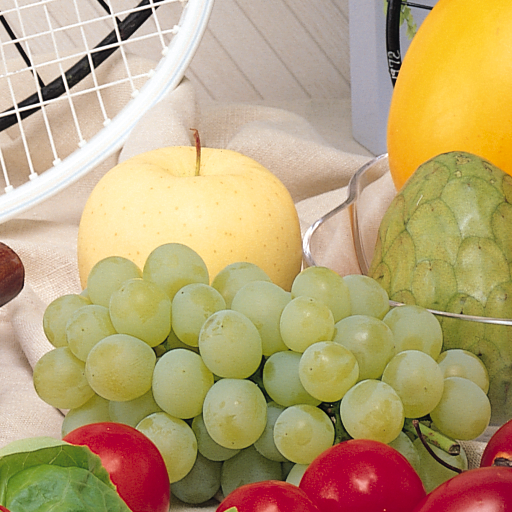
#> input picture imgs/fruits.png, 512 x 512 px
$ jupyter execute 'chapter 2 Image Processing Fundamentals.ipynb'
#> lines starting #> are read from the running program, lines starting #| are printed output that depends on the picture
__contents:__

1. [Geometric transformations](#Geometric_transformations)
   * 1.1.[Image translation](#Image_translation)
   * 1.2.[Rotation](#Rotation)
   * 1.3.[Scaling](#Scaling)
   * 1.4.[Flipping](#Flipping)
   * 1.5.[Shearing](#Shearing)
   * 1.6.[Cropping](#Cropping)
2. [Arithmetic Operations](#Arithmetic_Operations)
   * 2.1.[Addition](#Addition)
     - 2.1.1.[weighted addition](#weighted_addition)
   * 2.2.[Subtraction](#Subtraction)
   * 2.3.[Multiplication and division](#Multi_division)
   * 2.4.[Bitwise operations](#Bitwise_operations)
     - 2.4.1.[AND](#AND)
     - 2.4.2.[OR](#OR)
     - 2.4.3.[XOR](#XOR)
     - 2.4.4.[NOT](#NOT)
   * 2.5.[Channels and color spaces](#ChannelsColorCpaces)
     - 2.5.1.[Red Green Blue (RGB) color space](#RGB)
     - 2.5.2.[Blue Green Red (BGR) color space](#BGR)
     - 2.5.3.[Hue Saturation Value (HSV) color space](#HSV)
     - 2.5.4.[Hue Saturation Lightness (HSL) color space](#HSL)
     - 2.5.5.[LAB color space](#LAB)
     - 2.5.6.[YCbCr color space](#YCbCr)
     - 2.5.7.[Grayscale](#Grayscale)

# <h2 style="color: blue;"> 1.Geometric transformations <a id='Geometric_transformations'></a></h2>

<font color='#808080'>
In technical terms, image processing involves transforming the coordinates of image points from one coordinate system to another. Using various transformation functions, it is possible to map pixel coordinates in the original image to new coordinates in the transformed image, resulting in different types of transformations.

As we move forward with this chapter, we will explore various image transformation techniques, including rotation, scaling, and more, beginning with image translation.

## <h2 style="color: blue;"> 1.1.Image translation <a id='Image_translation'></a></h2>

<font color='#808080'>

Image translation is the process of shifting an image in horizontal and vertical directions. Using image translation we can move our image on the x and y axis by a specified amount.

To perform image translation, a translation matrix is applied to the image that maps the original coordinates to the new, shifted coordinates. Image translations can be performed by applying affine transformations to an input image.
We use the ```cv2.warpAffine``` function in OpenCV to apply affine transformations:
```python
cv2.warpAffine(src, M, dsize, dst, flags=INTER_LINEAR,borderMode=BORDER_CONSTANT, borderValue=0)
```
__Parameters:__

* ```src:``` The source image on which transformations will be applied.
* ```M:``` The transformation matrix.
* ```dsize:``` Size of the output image.
* ```dst:``` dst is an optional output image that stores the result of transformation. The dst image must be of the same size and type as the input image src. If the dst image is not provided, the OpenCV function will create an output image of the same size and type as the input image and return it as the output.
* ```Flags:``` It is an optional parameter that specifies the interpolation method to be used.
* ```borderMode:``` This specifies how to handle the pixels that fall outside the image boundaries. It is a with default value as ```cv2.BORDER_CONSTANT```.
* ```borderValue:``` This is used only with ```cv2.BORDER_CONSTANT``` mode and specifies the constant value used to pad the image. It is an with default value as 0.

[cell 1]
import cv2
import numpy as np
img = cv2.imread('imgs/fruits.png')
#> img is the input picture: shape (512, 512, 3); mean B, G, R 118.3, 163.3, 185.5
# Define the translation matrix
tx = 50 # x-direction
ty = 100 # y-direction
M = np.float32([[1, 0, tx], [0, 1, ty]])
# Apply the translation to the image
rows, cols, _ = img.shape
translated_img = cv2.warpAffine(img, M, (cols, rows))
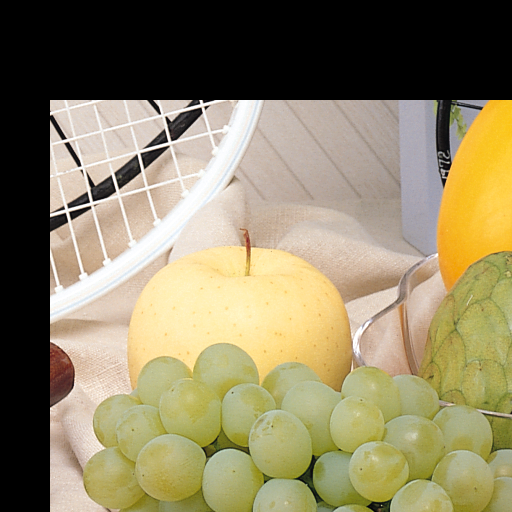
#> translated_img: shape (512, 512, 3); mean B, G, R 100, 132.1, 142.1
cv2.imshow('Original Image', img)
cv2.imshow('Translated Image', translated_img)
cv2.waitKey(0)
cv2.destroyAllWindows()

## <h2 style="color: blue;"> 1.2. Rotation <a id='Rotation'></a></h2>

<font color='#808080'>

Image rotation is the process of rotating an image by an angle around its center point.There are two ways to perform image rotation:

1. ```cv2.rotate```function for image rotation. this function is that it can __only__ rotate the image by ```90 degrees in a clockwise or anticlockwise direction```. It does __not__ allow us to choose an arbitrary angle to rotate the image.
```python
cv2.rotate(src, rotateCode, dst)
```
__Parameters:__

* ```src:``` The source image on which transformations will be applied.
* ```rotateCode:``` This parameter specifies the direction and angle in which the image should be rotated. The possible values for rotateCode are:
- ```cv2.ROTATE_90_CLOCKWISE:``` Rotates the image 90 degrees in clockwise direction.
- ```cv2.ROTATE_90_COUNTERCLOCKWISE:``` Rotates the image 90 degrees in counter clockwise direction.
- ```cv2.ROTATE_180:``` Rotates the image by 180 degrees.
* ```dst:``` dst is an optional output image that stores the result of transformation.

2. using the ```cv2.warpAffine``` function: We use another function, ```cv2.getRotationMatrix2D```, to generate the rotation matrix used with the cv2.warpAffine function.
```python
cv2.getRotationMatrix2D(center = None, angle, scale = 1)
```
__Parameters:__

* ```center:``` The center point(x,y) of the image rotation. The default value for is None. If a point is not specified, the function will use the center point of the image.
* ```angle:``` The angle of rotation in degrees. Positive values indicate counter-clockwise direction, while negative values correspond to clockwise rotation.
* ```scale:``` The scale parameters is used to scale the size of the image by a factor. The default value for in 1, which means the output image is the same as the size of the input image.

[cell 2]
rot_img_90cw = cv2.rotate(img, cv2.ROTATE_90_CLOCKWISE) # Rotate clockwise by 90 degrees
rot_img_90ccw = cv2.rotate(img, cv2.ROTATE_90_COUNTERCLOCKWISE) # Rotate counterclockwise by 90 degrees
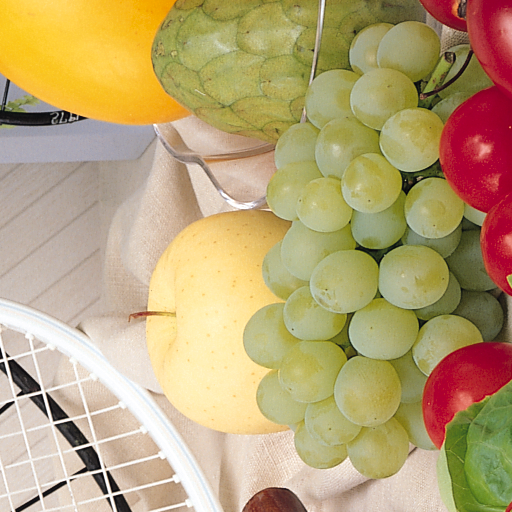
#> rot_img_90ccw: shape (512, 512, 3); mean B, G, R 118.3, 163.3, 185.5
rot_img_180 = cv2.rotate(img, cv2.ROTATE_180) # Rotate by 180 degrees
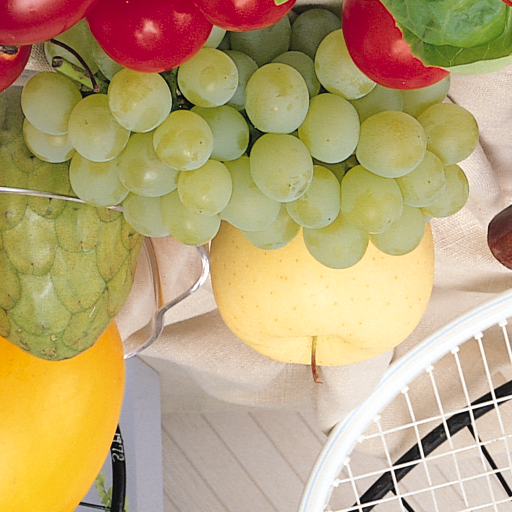
#> rot_img_180: shape (512, 512, 3); mean B, G, R 118.3, 163.3, 185.5
cv2.imshow('Original', img)
cv2.imshow('Rotated 90 CW', rot_img_90cw)
cv2.imshow('Rotated 90 CCW', rot_img_90ccw)
cv2.imshow('Rotated 180', rot_img_180)
cv2.waitKey(0)
cv2.destroyAllWindows()

[cell 3]
rows, cols = img.shape[:2]
# Get rotation matrices.
M1 = cv2.getRotationMatrix2D((100,100), 30, 1)
M2 = cv2.getRotationMatrix2D((cols/2,rows/2), 45, 2)
M3 = cv2.getRotationMatrix2D((cols/2,rows/2), -90, 1)
# Perform rotation
rotated1 = cv2.warpAffine(img, M1, (cols, rows))
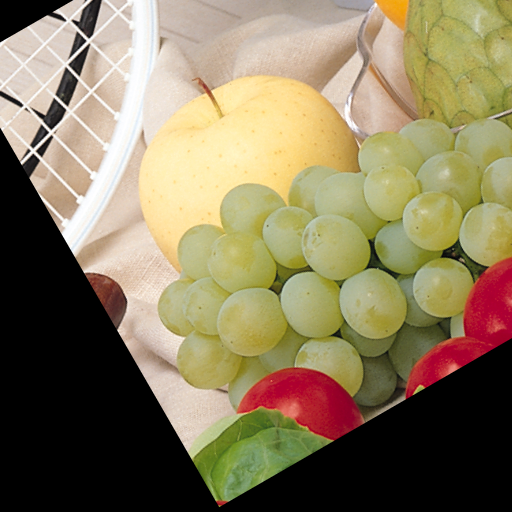
#> rotated1: shape (512, 512, 3); mean B, G, R 93.1, 123.7, 136.6
rotated2 = cv2.warpAffine(img, M2, (cols, rows))
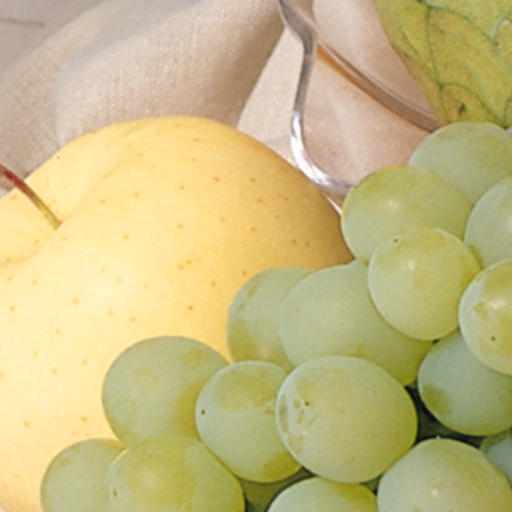
#> rotated2: shape (512, 512, 3); mean B, G, R 130.9, 185.8, 198.9
rotated3 = cv2.warpAffine(img, M3, (cols, rows))
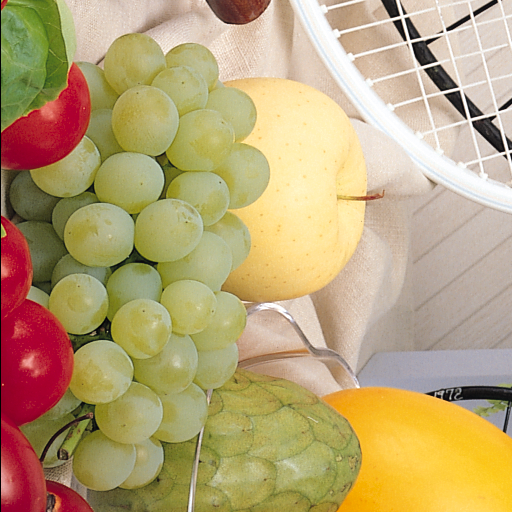
#> rotated3: shape (512, 512, 3); mean B, G, R 118, 163, 185.1
cv2.imshow('Original Image', img)
cv2.imshow('Rotated Image 1', rotated1)
cv2.imshow('Rotated Image 2', rotated2)
cv2.imshow('Rotated Image 3', rotated3)
cv2.waitKey(0)
cv2.destroyAllWindows()

<font color='#808080'>
We have used the scaling factor of 2 for our image. Earlier, we discussed the importance of specifying the output image size in the warpAffine function. In this instance, we set the output picture size to match the size of the input image. To obtain our scaled image, we must replace these numbers with new ones.

## <h2 style="color: blue;"> 1.3.Scaling <a id='Scaling'></a></h2>

<font color='#808080'>

Image scaling is a common task in image processing that allows us to resize images according to our requirements. When resizing an image, it is important to maintain the aspect ratio of the image to avoid producing a distorted image.

We use the ```cv2.resize()``` function to resize images using OpenCV:
```python
cv2.resize(src, dst, dsize, fx = 0, fy = 0, interpolation = cv2.INTER_LINEAR)
```
__Parameters:__

* ```src:``` The source image on which transformations will be applied.
* ```dst:``` dst is an optional output image that stores the result of transformation.
* ```dsize:``` The size of the output image after resizing.
* ```fx:``` The scaling factor along the horizontal axis.
* ```fy:``` The scaling factor along the vertical axis.
If dsize __is not specified__, it will automatically be calculated using the scaling factors fx and fy.
```python
dsize = (int(src.shape[1] * fx), int(src.shape[0] * fy)).
```
* ```interpolation:``` Interpolation refers to the technique used to estimate the new pixel values after applying geometric transformations. Following values can be used for this parameter:
  - ```cv2.INTER_NEAREST:``` nearest neighbor interpolation.
  - ```cv2.INTER_LINEAR:``` bilinear interpolation.
  - ```cv2.INTER_CUBIC:``` bicubic interpolation over 4×4 pixel neighborhood.
  - ```cv2.INTER_AREA:``` resampling using pixel area relation. It is the recommended interpolation method when shrinking an image.
  - ```cv2.INTER_LANCZOS4:``` Lanczos interpolation over 8x8 pixel neighborhood.

[cell 4]
resized_img = cv2.resize(img, (0,0), fx = 0.5, fy = 0.5) # Resize the image to half its size
resized_img = cv2.resize(img, (640, 480)) # Resize the image to a specific width and height
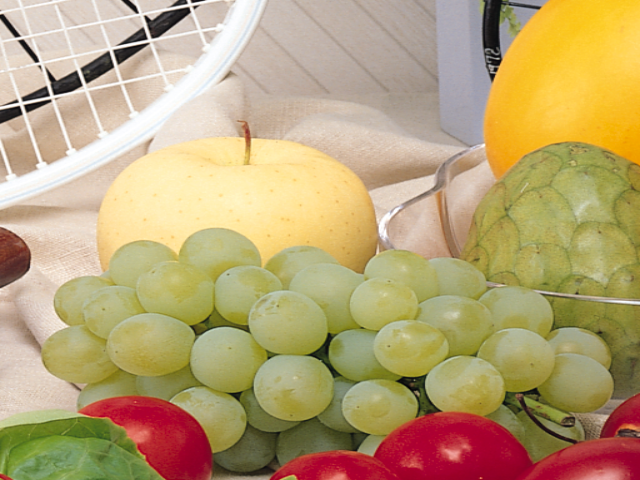
#> resized_img: shape (480, 640, 3); mean B, G, R 118.2, 163.2, 185.4
cv2.imshow('Original Image', img)
cv2.imshow('Resized Image', resized_img)
cv2.waitKey(0)
cv2.destroyAllWindows()

<font color='#808080'>

Image scaling can also be implemented using the ```cv2.warpAffine``` function:

[cell 5]
new_size = (400, 400) # Define the new size
# Compute the scaling factors for x and y axis
sx = new_size[0]/img.shape[1]
sy = new_size[1]/img.shape[0]
M = np.float32([[sx, 0, 0], [0, sy, 0]]) # Define the transformation matrix
resized_img = cv2.warpAffine(img, M, new_size) # Apply the affine transformation
#> resized_img: shape (400, 400, 3)
cv2.imshow('Original Image', img)
cv2.imshow('Resized Image', resized_img)
cv2.waitKey(0)
cv2.destroyAllWindows()

## <h2 style="color: blue;"> 1.4.Flipping <a id='Flipping'></a></h2>

<font color='#808080'>

Image flipping is used to flip an image horizontally or vertically. We can use the ```cv2.flip``` function to implement image flipping:
```python
cv2.flip(src, dst, flipCode = 1)
```
__Parameters:__
* ```src:``` The source image to be flipped
* ```dst:``` Output Variable
* ```flipCode:``` A flag that specifies how to flip the array. The following values can be used with this parameter.
  - ```'0':``` Vertical flip. Image is flipped around the x-axis.
  - ```'1':``` Horizontal flip. Image is flipped around the y-axis
  - ```'-1':``` Image is flipped around both axes
The default value for is 1:

[cell 6]
x_flip = cv2.flip(img, 1) # Flip the image horizontally
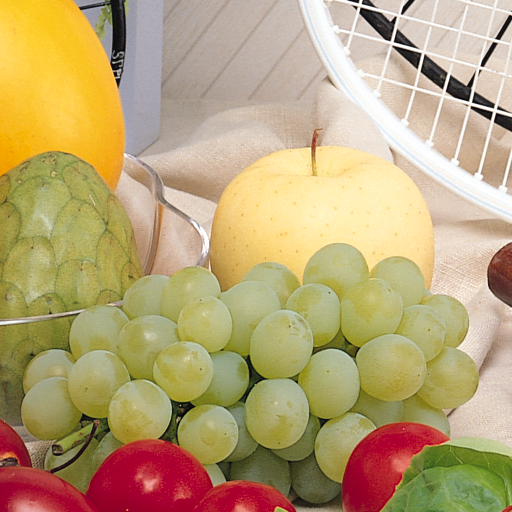
#> x_flip: shape (512, 512, 3); mean B, G, R 118.3, 163.3, 185.5
y_flip = cv2.flip(img, 0)# Flip the image vertically
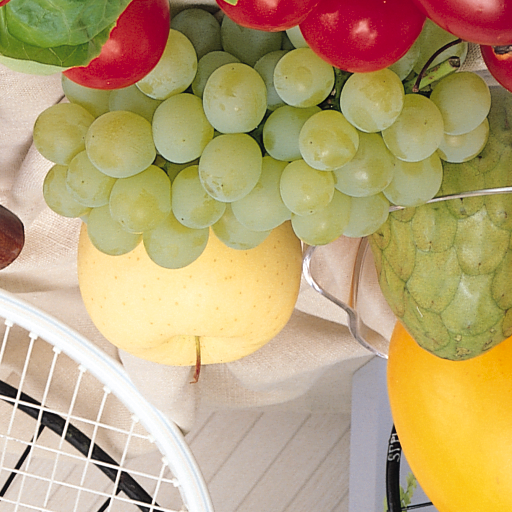
#> y_flip: shape (512, 512, 3); mean B, G, R 118.3, 163.3, 185.5
xy_flip = cv2.flip(img, -1)# Flip the image on both axes
cv2.imshow('Original Image', img)
cv2.imshow('Horizontal flip', x_flip)
cv2.imshow('Vertical flip', y_flip)
cv2.imshow('Both axes', xy_flip)
cv2.waitKey(0)
cv2.destroyAllWindows()

## <h2 style="color: blue;"> 1.5.Shearing <a id='Shearing'></a></h2>

<font color='#808080'>

Image Shearing is a linear transformation that distorts an image along one of its axes. When an image is sheared along the x-axis, the pixels in the image are shifted horizontally.
We will use the ```cv2.warpAffine``` function to implement image shearing:

[cell 7]
# shearing parameters
shear_factor_x = 0.2
shear_factor_y = 0.3
# Obtain shearing matrices
M_x = np.array([[1, shear_factor_x, 0], [0, 1, 0]])
M_y = np.array([[1, 0, 0], [shear_factor_y, 1, 0]])
# Apply shearing transformations
rows, cols = img.shape[:2]
sheared_img_x = cv2.warpAffine(img, M_x, (cols + int(rows * shear_factor_x), rows))
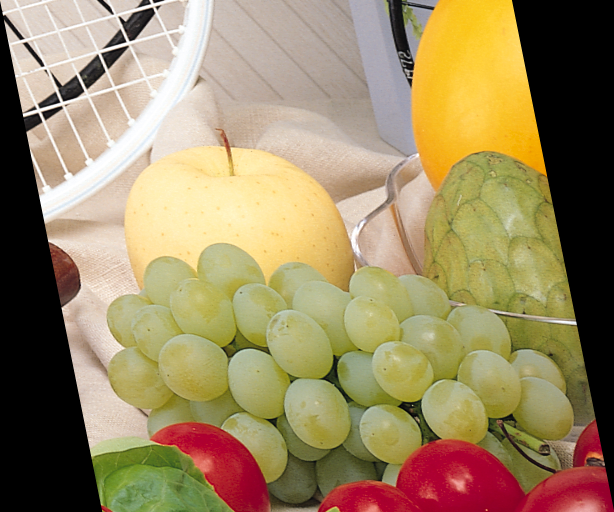
#> sheared_img_x: shape (512, 614, 3); mean B, G, R 98.7, 136.2, 154.7
sheared_img_xy = cv2.warpAffine(sheared_img_x, M_y, (cols + int(rows * shear_factor_x), rows + int(cols * shear_factor_y)))
#> (the rest of the program and of its run is left out)
